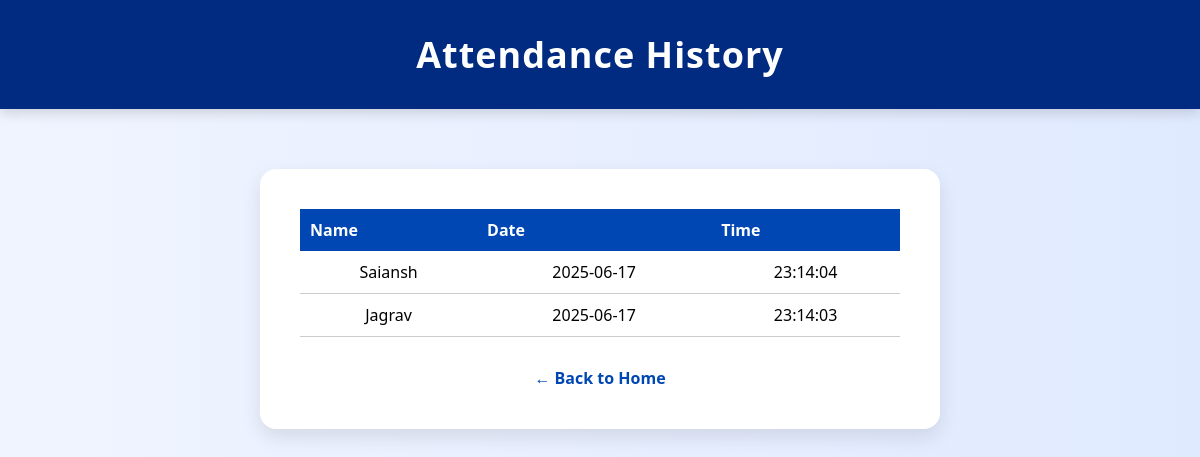
Before: /history with the older database file.
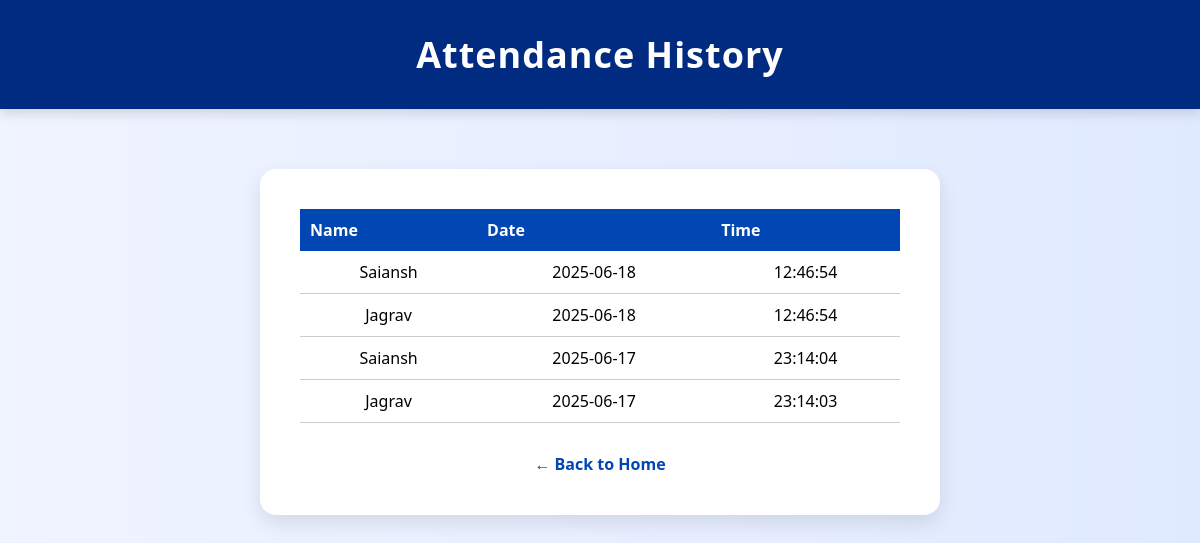
After: the same page with the newer database file.
### tables this page shows
CREATE TABLE attendance (
                id INTEGER PRIMARY KEY AUTOINCREMENT,
                student_id INTEGER NOT NULL,
                date TEXT NOT NULL,
                time TEXT NOT NULL,
                FOREIGN KEY(student_id) REFERENCES students(id)
            );

CREATE TABLE students (
            id INTEGER PRIMARY KEY AUTOINCREMENT,
            name TEXT UNIQUE,
            image_path TEXT
        );

### app.py (the view)
@app.route('/history')
def view_history():
    conn = sqlite3.connect('database/attendance.db')
    cursor = conn.cursor()
    cursor.execute("""
        SELECT students.name, attendance.date, attendance.time
        FROM attendance
        JOIN students ON attendance.student_id = students.id
        ORDER BY attendance.date DESC, attendance.time DESC
    """)
    records = cursor.fetchall()
    conn.close()
    return render_template('history.html', records=records)

### templates/history.html (shortened to what this page needs)
<!DOCTYPE html>
<html lang="en">
<head>
    <link rel="stylesheet" href="{{ url_for('static', filename='styles.css') }}">
</head>
<body>
    <header>
        <h1>Attendance History</h1>
    </header>
    <div class="container">
        {% if records %}
            <table style="width:100%; border-collapse: collapse;">
                <tr style="background-color: #0047b3; color: white;">
                    <th style="padding: 10px; text-align: left;">Name</th>
                    <th style="padding: 10px; text-align: left;">Date</th>
                    <th style="padding: 10px; text-align: left;">Time</th>
                </tr>
                {% for name, date, time in records %}
                <tr style="border-bottom: 1px solid #ccc;">
                    <td style="padding: 10px;">{{ name }}</td>
                    <td style="padding: 10px;">{{ date }}</td>
                    <td style="padding: 10px;">{{ time }}</td>
                </tr>
                {% endfor %}
            </table>
        {% else %}
            <p>No attendance records found.</p>
        {% endif %}
        <a href="{{ url_for('index') }}" class="link">← Back to Home</a>
    </div>
</body>
</html>

### static/styles.css (style rules this page uses)
body { font-family: 'Segoe UI', Tahoma, Geneva, Verdana, sans-serif; background: linear-gradient(to right, #f0f4ff, #e0eaff); margin: 0; padding: 0; }
header { background-color: #002b80; padding: 30px 0; text-align: center; color: white; box-shadow: 0 4px 12px rgba(0, 0, 0, 0.15); }
header h1 { margin: 0; font-size: 36px; letter-spacing: 1px; }
.container { max-width: 600px; margin: 60px auto; background: white; padding: 40px; border-radius: 16px; box-shadow: 0 8px 20px rgba(0, 0, 0, 0.1); text-align: center; }
.link { margin-top: 30px; display: inline-block; color: #0047b3; font-weight: bold; text-decoration: none; }

Changed rows visible on the page:
added attendance: name "Saiansh", date "2025-06-18", time "12:46:54"
added attendance: name "Jagrav", date "2025-06-18", time "12:46:54"
